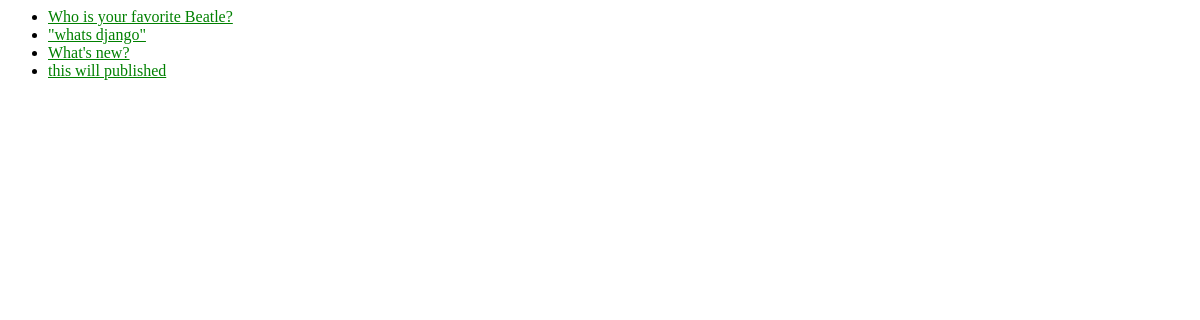
/polls/, run on an earlier commit of the app's database.
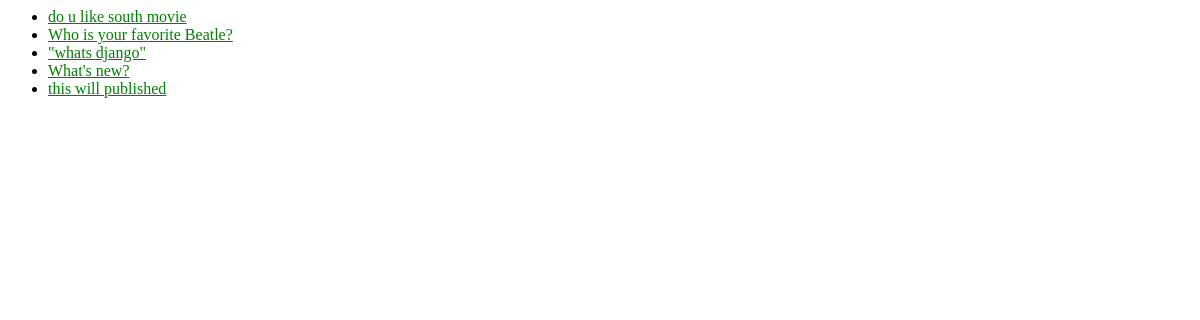
And on a later commit of the database.
### polls/models.py (models this page shows, shortened)
class Question(models.Model):
    question_text = models.CharField(max_length=200)
    pub_date = models.DateTimeField('date published')

### polls/views.py (the view)
# urls.py: path('', views.IndexView.as_view(), name='index'),
class IndexView(generic.ListView):
    template_name = 'polls/index.html'
    context_object_name = 'latest_question_list'
    def get_queryset(self):
        return Question.objects.filter(
        pub_date__lte=timezone.now()
        ).order_by('-pub_date')[:5]

### polls/templates/polls/index.html
{% load static %}
<link rel="stylesheet" type="text/css" href="{% static 'polls/style.css' %}">
{% if latest_question_list %}
    <ul>
    {% for question in latest_question_list %}
        <li><a href="{% url 'polls:detail' question.id %}">{{ question.question_text }}</a></li>
    {% endfor %}
    </ul>
{% else %}
    <p>No polls are available.</p>
{% endif %}

### polls/static/polls/style.css (style rules this page uses)
li a { color: green; }

What changed in the data, as far as the page shows it:
added Question: question_text "do u like south movie"
